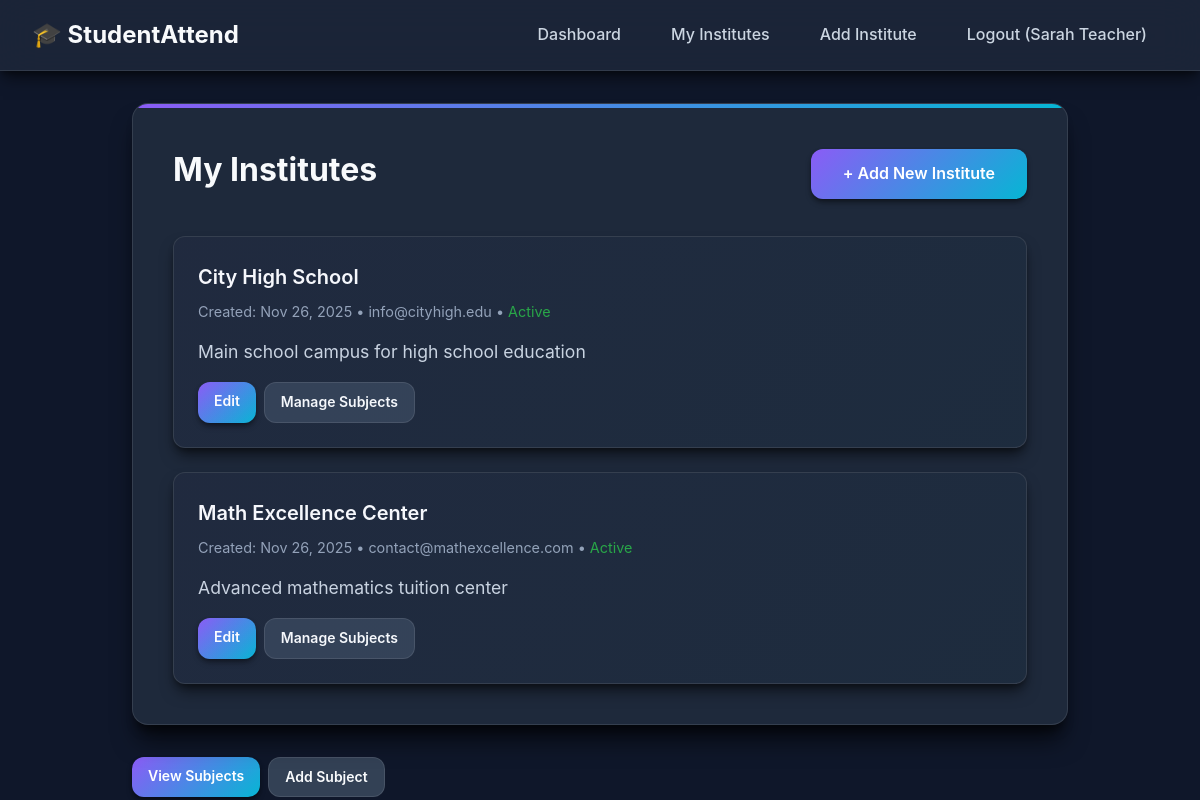
Page /manage/institutes.php (signed in) on the committed database.
### tables this page shows
CREATE TABLE institutes (
    id INT PRIMARY KEY AUTO_INCREMENT,
    user_id INT NOT NULL,  
    name VARCHAR(100) NOT NULL,
    description TEXT NULL,
    address TEXT NULL,
    contact_email VARCHAR(150) NULL,
    contact_phone VARCHAR(20) NULL,
    is_active BOOLEAN DEFAULT TRUE,
    created_at TIMESTAMP DEFAULT CURRENT_TIMESTAMP,
    updated_at TIMESTAMP DEFAULT CURRENT_TIMESTAMP ON UPDATE CURRENT_TIMESTAMP,
    FOREIGN KEY (user_id) REFERENCES users(id) ON DELETE CASCADE,
    INDEX idx_user_id (user_id)
);

### manage/institutes.php (the view, shortened to what this page needs)
<?php
try {
    $pdo = getDBConnection();
    $stmt = $pdo->prepare("SELECT * FROM institutes WHERE user_id = ? ORDER BY created_at DESC");
    $stmt->execute([$_SESSION['user_id']]);
    $institutes = $stmt->fetchAll(PDO::FETCH_ASSOC);
} catch (PDOException $e) {
    $error = "Failed to load institutes: " . $e->getMessage();
    $institutes = [];
}
?>
<!DOCTYPE html>
<html lang="en">
<head>
</head>
<body>
    <div class="header">
        <h1>🎓 StudentAttend</h1>
        <ul class="nav-links">
            <li><a href="../dashboard/dashboard.php">Dashboard</a></li>
            <li><a href="institutes.php">My Institutes</a></li>
            <li><a href="add-institute.php">Add Institute</a></li>
            <li><a href="../auth/logout.php">Logout (<?php echo htmlspecialchars($_SESSION['user_name']); ?>)</a></li>
        </ul>
    </div>
    <div class="container">
        <div class="card">
            <div style="display: flex; justify-content: space-between; align-items: center; margin-bottom: 2rem;">
                <h2 class="page-title">My Institutes</h2>
                <a href="add-institute.php" class="btn btn-primary">+ Add New Institute</a>
            </div>
            <?php if (empty($institutes)): ?>
                <div class="empty-state">
                    <h3>No Institutes Yet</h3>
                    <p>You haven't created any institutes. Add your first institute to start tracking attendance.</p>
                    <a href="add-institute.php" class="btn btn-primary" style="margin-top: 1rem;">Create Your First
                        Institute</a>
                </div>
            <?php else: ?>
                <div class="institute-grid">
                    <?php foreach ($institutes as $institute): ?>
                        <div class="institute-card">
                            <div class="institute-name"><?php echo htmlspecialchars($institute['name']); ?></div>
                            <div class="institute-meta">
                                Created: <?php echo date('M j, Y', strtotime($institute['created_at'])); ?>
                                <?php if ($institute['contact_email']): ?>
                                    • <?php echo htmlspecialchars($institute['contact_email']); ?>
                                <?php endif; ?>
                                <?php if ($institute['is_active']): ?>
                                    • <span style="color: #28a745;">Active</span>
                                <?php else: ?>
                                    • <span style="color: #dc3545;">Inactive</span>
                                <?php endif; ?>
                            </div>
                            <?php if ($institute['description']): ?>
                                <p><?php echo htmlspecialchars($institute['description']); ?></p>
                            <?php endif; ?>
                            <div class="institute-actions">
                                <a href="edit-institute.php?id=<?php echo $institute['id']; ?>"
                                    class="btn btn-small btn-primary">Edit</a>
                                <a href="subjects.php?institute_id=<?php echo $institute['id']; ?>"
                                    class="btn btn-small btn-secondary">Manage Subjects</a>
                            </div>
                        </div>
                    <?php endforeach; ?>
                </div>
            <?php endif; ?>
        </div>
        <div class="institute-actions">
            <a href="subjects.php?institute_id=<?php echo $institute['id']; ?>" class="btn btn-small btn-primary">View
                Subjects</a>
            <a href="add-subject.php?institute_id=<?php echo $institute['id']; ?>"
                class="btn btn-small btn-secondary">Add Subject</a>
        </div>
    </div>
</body>
</html>

### manage/institutes.php (style rules this page uses)
:root { --primary: #8b5cf6; --primary-dark: #7c3aed; --secondary: #06b6d4; --accent: #10b981; --success: #22c55e; --warning: #f59e0b; --error: #ef4444; --text-primary: #f8fafc; --text-secondary: #cbd5e1; --text-muted: #94a3b8; --bg-primary: #0f172a; --bg-secondary: #1e293b; --bg-tertiary: #334155; --bg-gradient: linear-gradient(135deg, #8b5cf6 0%, #06b6d4 100%); --bg-gradient-dark: linear-gradient(135deg, #7c3aed 0%, #0891b2 100%); --shadow-sm: 0 1px 2px 0 rgba(0, 0, 0, 0.3); --shadow-md: 0 4px 6px -1px rgba(0, 0, 0, 0.4), 0 2px 4px -1px rgba(0, 0, 0, 0.3); --shadow-lg: 0 10px 15px -3px rgba(0, 0, 0, 0.5), 0 4px 6px -2px rgba(0, 0, 0, 0.4); --shadow-xl: 0 20px 25px -5px rgba(0, 0, 0, 0.6), 0 10px 10px -5px rgba(0, 0, 0, 0.5); --border-radius: 12px; --border-radius-lg: 16px; --transition: all 0.3s cubic-bezier(0.4, 0, 0.2, 1); --glass-bg: rgba(30, 41, 59, 0.8); --glass-border: rgba(255, 255, 255, 0.1); }
* { margin: 0; padding: 0; box-sizing: border-box; }
body { font-family: 'Inter', 'Segoe UI', Tahoma, Geneva, Verdana, sans-serif; background: var(--bg-primary); color: var(--text-primary); line-height: 1.6; -webkit-font-smoothing: antialiased; min-height: 100vh; }
.header { background: var(--glass-bg); backdrop-filter: blur(20px); -webkit-backdrop-filter: blur(20px); border-bottom: 1px solid var(--glass-border); padding: 1rem 2rem; box-shadow: var(--shadow-lg); display: flex; justify-content: space-between; align-items: center; margin-bottom: 2rem; position: sticky; top: 0; z-index: 1000; }
.header h1 { color: var(--text-primary); font-size: 1.5rem; font-weight: 700; }
.nav-links { display: flex; gap: 0.5rem; list-style: none; }
.nav-links a { color: var(--text-secondary); text-decoration: none; padding: 0.75rem 1.25rem; border-radius: var(--border-radius); transition: var(--transition); font-weight: 500; border: 1px solid transparent; }
.container { max-width: 1000px; margin: 0 auto; padding: 0 2rem; }
.card { background: var(--bg-secondary); padding: 2.5rem; border-radius: var(--border-radius-lg); box-shadow: var(--shadow-xl); margin-bottom: 2rem; position: relative; overflow: hidden; border: 1px solid var(--glass-border); }
.card::before { content: ''; position: absolute; top: 0; left: 0; right: 0; height: 4px; background: var(--bg-gradient); }
.page-title { color: var(--text-primary); margin-bottom: 0.5rem; font-size: 2rem; font-weight: 700; }
.card p { color: var(--text-secondary); font-size: 1.1rem; }
.btn { padding: 0.75rem 2rem; border: none; border-radius: var(--border-radius); font-size: 1rem; font-weight: 600; cursor: pointer; transition: var(--transition); text-decoration: none; display: inline-block; text-align: center; }
.btn-primary { background: var(--bg-gradient); color: white; box-shadow: var(--shadow-md); }
.btn-secondary { background: var(--bg-tertiary); color: var(--text-primary); border: 1px solid var(--glass-border); }
.btn-small { padding: 0.5rem 1rem; font-size: 0.875rem; }
.institute-grid { display: grid; gap: 1.5rem; margin-top: 2rem; }
.institute-card { background: var(--bg-secondary); padding: 1.5rem; border-radius: var(--border-radius); border-left: 4px solid var(--primary); box-shadow: var(--shadow-lg); transition: var(--transition); border: 1px solid var(--glass-border); position: relative; overflow: hidden; }
.institute-card::before { content: ''; position: absolute; top: 0; left: 0; right: 0; height: 100%; background: var(--bg-gradient); opacity: 0.02; transition: var(--transition); }
.institute-name { font-size: 1.25rem; font-weight: 600; color: var(--text-primary); margin-bottom: 0.5rem; }
.institute-meta { color: var(--text-muted); font-size: 0.9rem; margin-bottom: 1rem; line-height: 1.5; }
.institute-actions { display: flex; gap: 0.5rem; margin-top: 1rem; }
.card, .institute-card { animation: fadeInUp 0.6s ease-out; }

### rows in the picture
institutes: name "City High School", created_at "Nov 26, 2025", contact_email "info@cityhigh.edu", is_active "Active", description "Main school campus for high school education"
institutes: name "Math Excellence Center", created_at "Nov 26, 2025", contact_email "contact@mathexcellence.com", is_active "Active", description "Advanced mathematics tuition center"

### other values in the picture
$_SESSION['user_name'] "Sarah Teacher"
